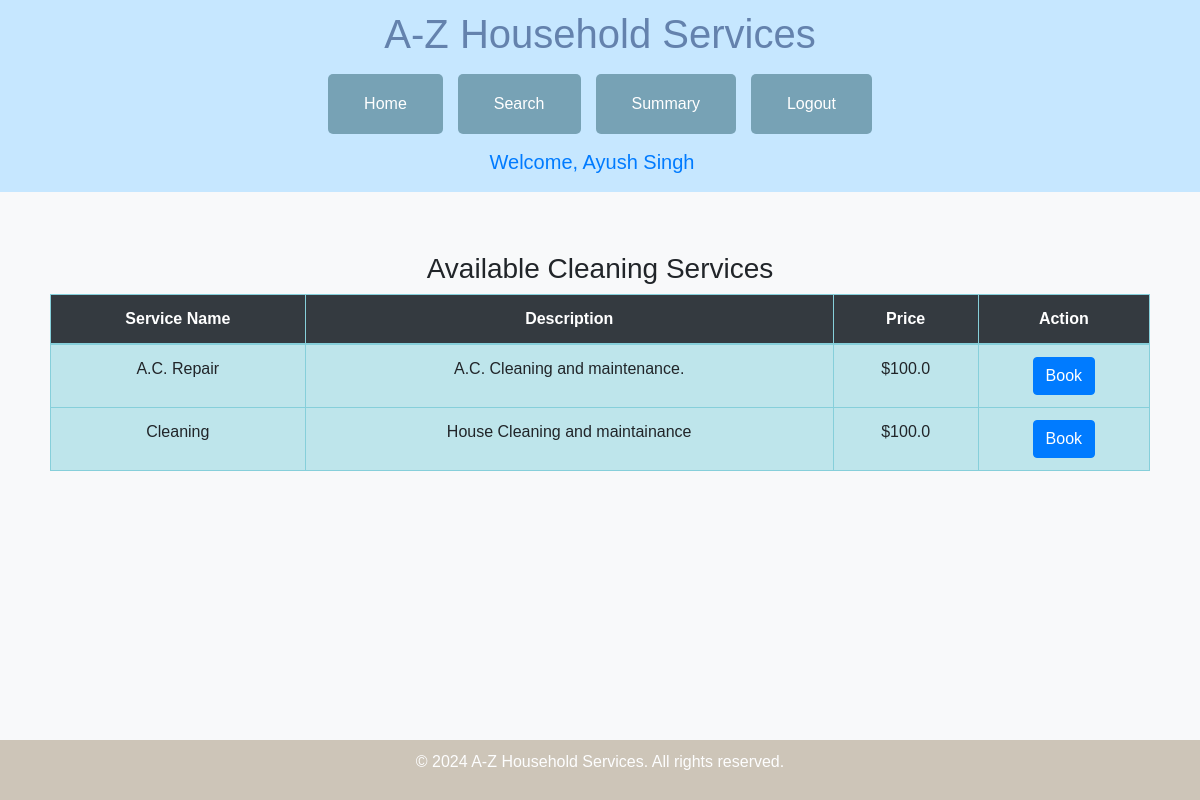
/customer/dashboard/cleaning_services (signed in), run on the app's committed database.
### models.py (models this page shows)
class Customer(UserMixin, db.Model):
    id = db.Column(UUID(as_uuid=True), primary_key=True, default=uuid.uuid4)
    name = db.Column(db.String(80))
    email = db.Column(db.String(120), unique=True)
    password = db.Column(db.String(80))
    address = db.Column(db.String(80))
    pincode = db.Column(db.Integer)
    is_blocked=db.Column(db.Boolean, default=False)

class Service(db.Model):
    id = db.Column(UUID(as_uuid=True), primary_key=True, default=uuid.uuid4)
    name = db.Column(db.String(80))
    price = db.Column(db.Float)
    description = db.Column(db.String(200))
    time_required = db.Column(db.String(50))

### app.py (the view)
@app.route('/customer/dashboard/cleaning_services')
@login_required
def cleaning_services():
    cs1=Service.query.filter(
        or_(
        Service.name.ilike('%Cleaning%'),
        Service.description.ilike('%Cleaning%')
        )
    ).all()
    print(cs1)
    return render_template("customer/cleaning_services.html", services=cs1, customer=current_user)

### app.py (called while the page is built)
@login_manager.user_loader
def load_user(user_id):
    try:
        user_uuid=uuid.UUID(user_id)
        return db.session.get(Admin, user_uuid) or \
            db.session.get(Customer, user_uuid) or \
            db.session.get(Professional, user_uuid)
    except ValueError:
        return None

### templates/customer/cleaning_services.html (shortened to what this page needs)
{% extends "customer/base_customer_dash.html" %}
{% block greet%} {{customer.name}} {% endblock %}
{% block content %}
<div class="container">
    <h3>Available Cleaning Services</h3>
    <table class="table table-bordered  table-info table-hover">
        <thead class="table-dark">
            <tr>
                <th>Service Name</th>
                <th>Description</th>
                <th>Price</th>
                <th>Action</th>
            </tr>
        </thead>
        <tbody>
            {% for service in services %}
            <tr>
                <td>{{ service.name }}</td>
                <td>{{ service.description }}</td>
                <td>${{ service.price }}</td>
                <td>
                    <a href="{{ url_for('book_service', service_id=service.id) }}" class="btn btn-primary">Book</a>
                </td>
            </tr>
            {% endfor %}
        </tbody>
    </table>
</div>
{% endblock %}

### data on the page
Customer: name "Ayush Singh"
Service: name "A.C. Repair", description "A.C. Cleaning and maintenance.", price "100.0"
Service: name "Cleaning", description "House Cleaning and maintainance", price "100.0"
